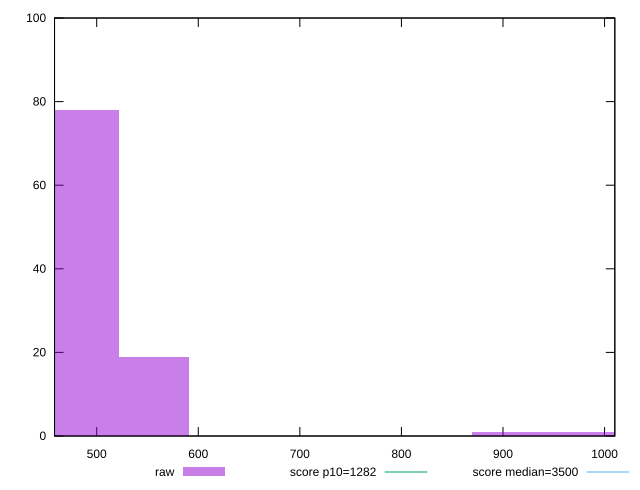

Write gnuplot code to recreate this figure.
reset

$raw <<EOF
904.280554364484 1
486.92029850395295 78
556.4803411473748 19
1043.4006396513278 1
973.8405970079059 1
EOF

set key outside below
set boxwidth 69.56004264342185
set xrange [458.49600000000015:1010.0960000000028]
set yrange [0:100]
set trange [0:100]
set style fill transparent solid 0.5 noborder

set parametric
set terminal svg size 640, 490 enhanced background rgb 'white'
set output "reports/report_00033_2021-03-01T14-23-16.841Z/bootup-time/samples/astro-inner-cached/raw/histogram.svg"

plot $raw title "raw" with boxes, \
     1282,t title "score p10=1282", \
     3500,t title "score median=3500"

reset
